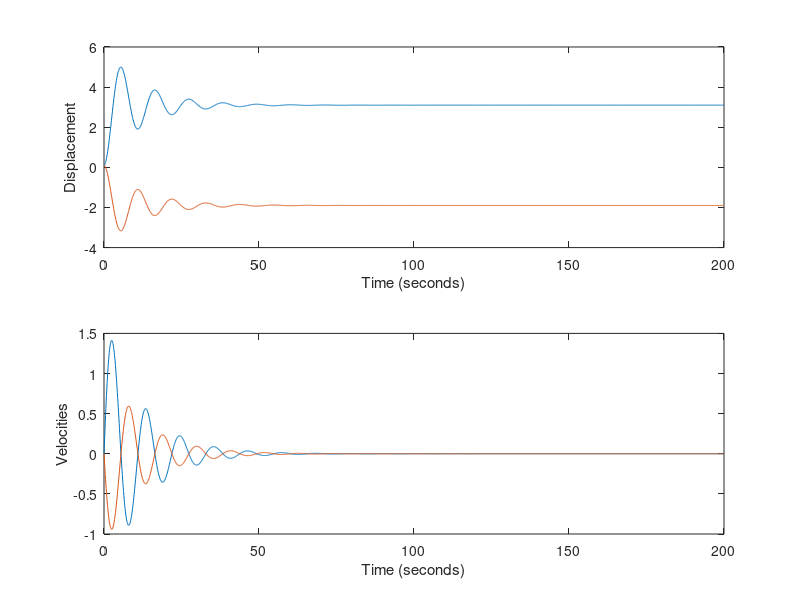

Source code (MATLAB):
%[ddy1; ddy2]=[F1/M1; F2/M2]-[B/M1 -B/M1;-B/M2 B/M2]*[dy1; dy2]-[]*[K/M1
%-K/M1;-K/M2 K/M2]*[y1; y2]
clc
clear all
F1=1;
F2=-1;
M1=1;
M2=1.5;
B=0.1;
K=0.2;
Coef_1= [B/M1 -B/M1;-B/M2 B/M2];
Coef_2=[K/M1 -K/M1;-K/M2 K/M2];
Y=[0.1; 0.1];
dY=[0; 0];
dt=0.1;
t=0;
T=200;
n=round(T-t)/dt;
for i=1:n
        X1(i,:)=[Y' dY' t];
    ddY=[F1/M1;F2/M2] - Coef_1*dY - Coef_2*Y;
    dY=dY+dt*ddY;
    Y=Y+dt*dY;
    t=t+dt;
end
figure;
subplot(2,1,1)
plot(X1(:,5),X1(:,1:2))
xlabel('Time (seconds)')
ylabel('Displacement')
subplot(2,1,2)
plot(X1(:,5),X1(:,3:4))
xlabel('Time (seconds)')
ylabel('Velocities')